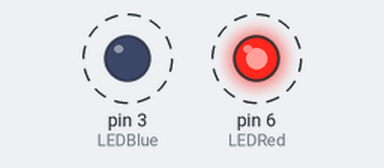
Bench run of a sketch on a simulated Arduino Uno, built with avr-gcc and run on an emulated ATmega328P. Parts: output pins drawn as LEDs (lit = HIGH). Dashed ring = blinking.

Above: at 0.05 s.
Timing chart, 0 to 5.9 s (numbered marks = the images above):
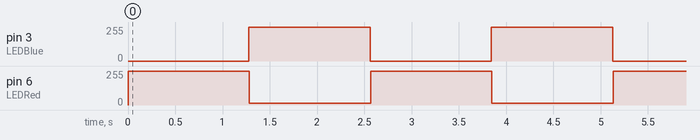

The sketch:

continuLED.ino
```cpp
int LEDBlue = 3;
int LEDRed = 6;

void setup() {
  pinMode(LEDBlue, OUTPUT);
  pinMode(LEDRed, OUTPUT);
}

void loop() {
  int j = 0;
  for (int i = 0; i < 256; i++) {
    j = j + 3;
    while (j < 256) {
      analogWrite(LEDRed, j);
      j = j + 14;
    }
    analogWrite(LEDBlue, i);
    delay(5);
  }

  j = 255;
  for (int i = 255; i >= 0; i--) {
    j = j - 3;
    while (j > 0) {
      analogWrite(LEDRed, j);
      j = j - 14;
    }
    analogWrite(LEDBlue, i);
    delay(5);
  }

}
/*
  void redFlash(){
  for (int i = 0; i < 256; i++){
    analogWrite(LEDRed, i);
    delay(5);
  }

  for (int i = 255; i >= 0; i--){
    analogWrite(LEDRed, i);
    delay(5);
  }
  }

*/
```

Measured:
- by itself, pin 3 (LEDBlue): alternates 255/255 for 1.3 s and 0/255 for 1.3 s
- by itself, pin 6 (LEDRed): alternates 255/255 for 1.3 s and 14/255 for 1.3 s
